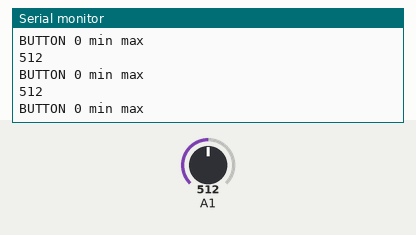
This sketch was run on a simulated Arduino Uno, built with avr-gcc and run on an emulated ATmega328P. Parts: the last lines printed to the serial monitor. The test bench sets the inputs (shaded band); at power-on: A1 = 512.

Above: at 3.4 s.
3.5 s: A1 set to 499
At 4.23 s:
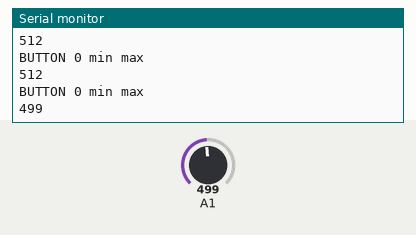
5.0 s: A1 set to 511
At 5.14 s:
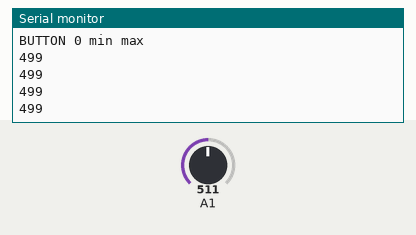
Timing chart, 0 to 8.0 s (numbered marks = the images above; inputs shaded):
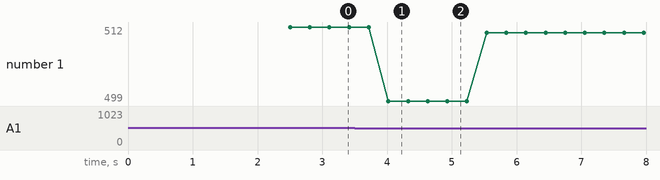

The sketch:

ADC_Gemma_M0_4bit.ino
```cpp
// KEFMALG  OTHIX

// 03 January 2017 - wa1tnr

// Thu Jan  4 19:16:23 UTC 2018
// Wed Jan  3 20:33:35 UTC 2018

// Read R2R ladder circuit at point Vout.
// see:
// [ https://en.wikipedia.org/wiki/Resistor_ladder#R%E2%80%932R_resistor_ladder_network_(digital_to_analog_conversion) ]
// or
// [ https://preview.tinyurl.com/enwik-r2r-ladder ]  // same, made tiny

void setup(void) {
    Serial.begin(19200);
    while (!Serial) {
    }
    delay(1100);
    Serial.println("Serial comm established.");
    delay(1100);
    Serial.println("Exiting to endless loop.");
}

int sensorValue = 1;

void loop(void) {
    sensorValue = analogRead(A1);
    // Serial.println(sensorValue);
    delay(3);  // 300 for console
    delay(300);  // 300 for console

    // this already worked fine: // if((sensorValue > 594) & (sensorValue < 618)) Serial.println("BUTTON 1 min max");

    // inquiry:  difference between using &  when otherwise using &&  in a test.  Which one is appropriate.  Why.

/*
    Ranges

         505 to 527  Width: 23  adjacent channel Separation: 66 (594-527 = 67)
         594 to 618  Width: 25  Separation: 53 (672-618=54)
         672 to 688  Width: 17  Separation: 35 (724-688=36)
         724 to 741  Width: 18

         All determined by experiment.

   Later

   a0: 159-170   a1: 399-410   a2: 544-553   a3: 633-642
   a0: 152-172   a1: 397-412   a2: 543-553   a3: 635-644  a4: 696-705

   Maybe the bits get squeezed downward when I add the next leg. ;) << nope

   Discussion

   Decreasing R1 moved the reference point for a0 quite a bit; less so
   for the other bits.


   By dropping R1 from 100k to 18k ohms:

   a0 went from 505-527 (canonical R2/R ladder) to
                152-172

   a1 went from 594-618 (canonical) to
                397-412

   a2 went from 672-688 (canonical) to
                543-553

   a3 went from 724-741 (canonical) to
                635-644

   a4 (intro)   696-705 which is still lower than a3, canonical.

   a4 has no comparison as that part of the circuit was not built,
   when the higher return numbers were obtained for a0--a3.

   So, a headroom of ~97 units of ADC reporting (whatever it is)
   was acquired by lowering (only) R1 to a reference level beneath
   what it was in a canonical R2/R ladder.  741 (top value seen
   reported) became 644, which would seem to leave a lot of room
   to get up to 1000 units (seen when the ADC pin was left floating,
   with the test program running).

   4-bit chords (contiguous binary series):

   Reverse collated -- a0 is on the left (same as the physical circuit layout).

   0 1 2 3  4    ADC

   1 0 0 0  0    170
   0 1 0 0  0    410
   1 1 0 0  0    498
   0 0 1 0  0    549
   1 0 1 0  0    614
   0 1 1 0  0    703
   1 1 1 0  0    741
   0 0 0 1  0    636
   1 0 0 1  0    699
   0 1 0 1  0    771
   1 1 0 1  0    806
   0 0 1 1  0    789
   1 0 1 1  0    824
   0 1 1 1  0    860
   1 1 1 1  0    885

   0 0 0 0  1    700
   1 0 0 0  1    750
   0 1 0 0  1    815
   1 1 0 0  1    843
   0 0 1 0  1    839
   1 0 1 0  1    872
   0 1 1 0  1    892
   1 1 1 0  1    915
   0 0 0 1  1    850
   1 0 0 1  1    877
   0 1 0 1  1    903
   1 1 0 1  1    922
   0 0 1 1  1    912
   1 0 1 1  1    925
   0 1 1 1  1    944
   1 1 1 1  1    959

*/

    Serial.println(sensorValue);

    if((sensorValue > 505) && (sensorValue < 527)) {
        Serial.println("BUTTON 0 min max");
    } else {
        int aaa = 1; // noop
        // Serial.println(sensorValue);
    }

    if((sensorValue > 594) && (sensorValue < 618)) {
        Serial.println("BUTTON 1 min max");
    } else {
        int aab = 1; // noop
        // Serial.println(sensorValue);
    }

    if((sensorValue > 672) && (sensorValue < 688)) {
        Serial.println("BUTTON 2 min max");
    } else {
        int aac = 1; // noop
        // Serial.println(sensorValue);
    }

    if((sensorValue > 724) && (sensorValue < 741)) {
        Serial.println("BUTTON 3 min max");
    } else {
        int aad = 1; // noop
        // Serial.println(sensorValue);
    }
}
```

Measured:
- the behaviour switches between 506 and 505 on A1 (found by bisection; images 0 and 1)
- after the input at 3.5 s, the serial monitor: prints a new line after 0.52 s (image 1)
- plotted number 1: 512 → 499 after the input at 3.5 s, 499 → 511 after the input at 5.0 s
